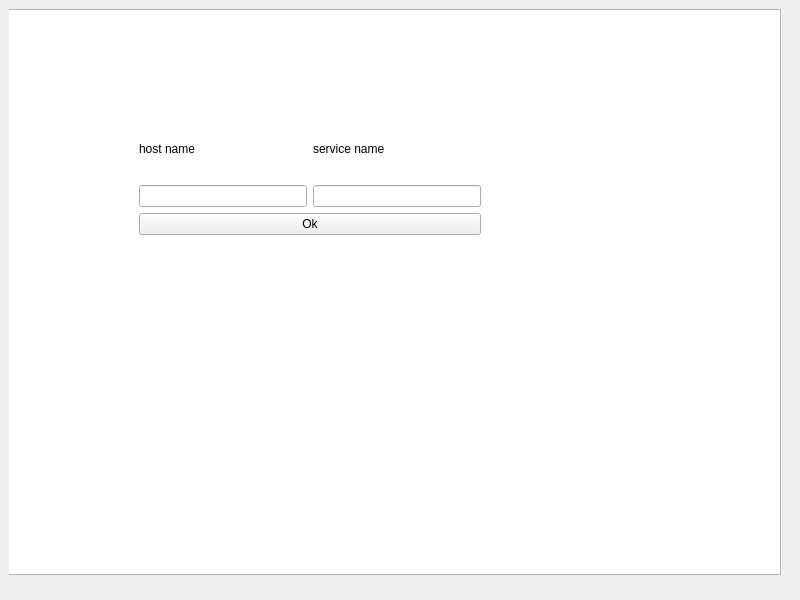
<?xml version="1.0" encoding="UTF-8"?>
<ui version="4.0">
 <class>EnterPortWindow</class>
 <widget class="QMainWindow" name="EnterPortWindow">
  <property name="geometry">
   <rect>
    <x>0</x>
    <y>0</y>
    <width>800</width>
    <height>600</height>
   </rect>
  </property>
  <property name="windowTitle">
   <string>New Map</string>
  </property>
  <widget class="QWidget" name="centralwidget">
   <layout class="QVBoxLayout" name="verticalLayout">
    <item>
     <widget class="QWidget" name="widget" native="true">
      <property name="enabled">
       <bool>true</bool>
      </property>
      <widget class="QGraphicsView" name="view">
       <property name="geometry">
        <rect>
         <x>-10</x>
         <y>0</y>
         <width>782</width>
         <height>566</height>
        </rect>
       </property>
       <property name="alignment">
        <set>Qt::AlignLeading|Qt::AlignLeft|Qt::AlignTop</set>
       </property>
      </widget>
      <widget class="QWidget" name="verticalLayoutWidget">
       <property name="geometry">
        <rect>
         <x>130</x>
         <y>110</y>
         <width>342</width>
         <height>116</height>
        </rect>
       </property>
       <layout class="QVBoxLayout" name="verticalLayout_2">
        <item>
         <layout class="QHBoxLayout" name="horizontalLayout">
          <item>
           <layout class="QVBoxLayout" name="verticalLayout_3">
            <item>
             <widget class="QLabel" name="label">
              <property name="text">
               <string>host name</string>
              </property>
             </widget>
            </item>
            <item>
             <widget class="QLineEdit" name="hostname"/>
            </item>
           </layout>
          </item>
          <item>
           <layout class="QVBoxLayout" name="verticalLayout_4">
            <item>
             <widget class="QLabel" name="label_2">
              <property name="text">
               <string>service name</string>
              </property>
             </widget>
            </item>
            <item>
             <widget class="QLineEdit" name="servicename"/>
            </item>
           </layout>
          </item>
         </layout>
        </item>
        <item>
         <widget class="QPushButton" name="start_button">
          <property name="text">
           <string>Ok</string>
          </property>
         </widget>
        </item>
       </layout>
      </widget>
     </widget>
    </item>
   </layout>
  </widget>
 </widget>
 <resources/>
 <connections/>
</ui>
